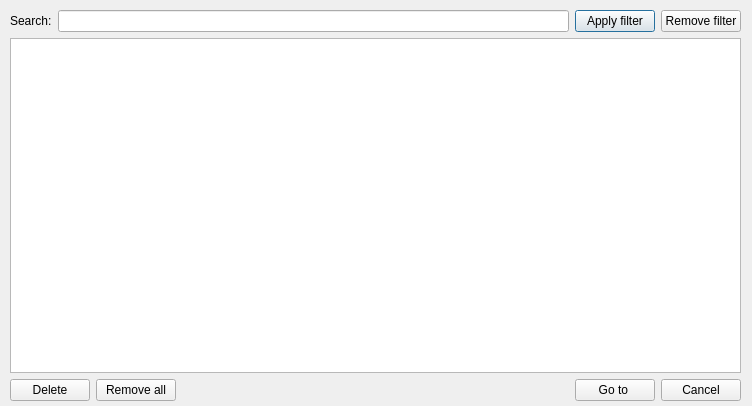
<?xml version="1.0" encoding="UTF-8"?>
<ui version="4.0">
 <class>UrlChooseDialog</class>
 <widget class="QDialog" name="UrlChooseDialog">
  <property name="geometry">
   <rect>
    <x>0</x>
    <y>0</y>
    <width>752</width>
    <height>406</height>
   </rect>
  </property>
  <property name="windowTitle">
   <string>Dialog</string>
  </property>
  <widget class="QWidget" name="layoutWidget">
   <property name="geometry">
    <rect>
     <x>10</x>
     <y>10</y>
     <width>731</width>
     <height>391</height>
    </rect>
   </property>
   <layout class="QVBoxLayout" name="verticalLayout">
    <item>
     <layout class="QHBoxLayout" name="horizontalLayout_2">
      <item>
       <widget class="QLabel" name="searchLabel">
        <property name="text">
         <string>Search:</string>
        </property>
       </widget>
      </item>
      <item>
       <widget class="QLineEdit" name="filterEdit"/>
      </item>
      <item>
       <widget class="QPushButton" name="applyFilterButton">
        <property name="text">
         <string>Apply filter</string>
        </property>
       </widget>
      </item>
      <item>
       <widget class="QPushButton" name="removeFilterButton">
        <property name="text">
         <string>Remove filter</string>
        </property>
       </widget>
      </item>
     </layout>
    </item>
    <item>
     <widget class="QListView" name="listView"/>
    </item>
    <item>
     <layout class="QHBoxLayout" name="horizontalLayout">
      <item>
       <widget class="QPushButton" name="deleteButton">
        <property name="text">
         <string>Delete</string>
        </property>
       </widget>
      </item>
      <item>
       <widget class="QPushButton" name="deleteAllButton">
        <property name="text">
         <string>Remove all</string>
        </property>
       </widget>
      </item>
      <item>
       <spacer name="horizontalSpacer">
        <property name="orientation">
         <enum>Qt::Horizontal</enum>
        </property>
        <property name="sizeHint" stdset="0">
         <size>
          <width>40</width>
          <height>20</height>
         </size>
        </property>
       </spacer>
      </item>
      <item>
       <widget class="QPushButton" name="okButton">
        <property name="text">
         <string>Go to </string>
        </property>
       </widget>
      </item>
      <item>
       <widget class="QPushButton" name="canceButton">
        <property name="text">
         <string>Cancel</string>
        </property>
       </widget>
      </item>
     </layout>
    </item>
   </layout>
  </widget>
 </widget>
 <resources/>
 <connections/>
</ui>
